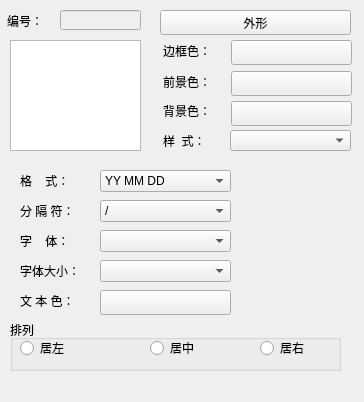
<?xml version="1.0" encoding="UTF-8"?>
<ui version="4.0">
 <class>QDateDisplayGeneralDlg</class>
 <widget class="QWidget" name="QDateDisplayGeneralDlg">
  <property name="geometry">
   <rect>
    <x>0</x>
    <y>0</y>
    <width>364</width>
    <height>402</height>
   </rect>
  </property>
  <property name="windowTitle">
   <string>Form</string>
  </property>
  <widget class="QLabel" name="label_6">
   <property name="geometry">
    <rect>
     <x>20</x>
     <y>290</y>
     <width>61</width>
     <height>21</height>
    </rect>
   </property>
   <property name="text">
    <string>文 本 色：</string>
   </property>
  </widget>
  <widget class="QLabel" name="label">
   <property name="geometry">
    <rect>
     <x>7</x>
     <y>10</y>
     <width>50</width>
     <height>21</height>
    </rect>
   </property>
   <property name="text">
    <string>编号：</string>
   </property>
  </widget>
  <widget class="QGroupBox" name="groupBox">
   <property name="geometry">
    <rect>
     <x>10</x>
     <y>320</y>
     <width>331</width>
     <height>51</height>
    </rect>
   </property>
   <property name="title">
    <string>排列</string>
   </property>
   <widget class="QRadioButton" name="Alignment_Left">
    <property name="geometry">
     <rect>
      <x>10</x>
      <y>20</y>
      <width>131</width>
      <height>16</height>
     </rect>
    </property>
    <property name="focusPolicy">
     <enum>Qt::NoFocus</enum>
    </property>
    <property name="text">
     <string>居左</string>
    </property>
   </widget>
   <widget class="QRadioButton" name="Alignment_Center">
    <property name="geometry">
     <rect>
      <x>140</x>
      <y>20</y>
      <width>111</width>
      <height>16</height>
     </rect>
    </property>
    <property name="focusPolicy">
     <enum>Qt::NoFocus</enum>
    </property>
    <property name="text">
     <string>居中</string>
    </property>
   </widget>
   <widget class="QRadioButton" name="Alignment_Right">
    <property name="geometry">
     <rect>
      <x>250</x>
      <y>20</y>
      <width>81</width>
      <height>16</height>
     </rect>
    </property>
    <property name="focusPolicy">
     <enum>Qt::NoFocus</enum>
    </property>
    <property name="text">
     <string>居右</string>
    </property>
   </widget>
  </widget>
  <widget class="QLabel" name="label_14">
   <property name="geometry">
    <rect>
     <x>20</x>
     <y>230</y>
     <width>61</width>
     <height>21</height>
    </rect>
   </property>
   <property name="text">
    <string>字    体：</string>
   </property>
  </widget>
  <widget class="QComboBox" name="Format">
   <property name="geometry">
    <rect>
     <x>100</x>
     <y>170</y>
     <width>131</width>
     <height>22</height>
    </rect>
   </property>
   <item>
    <property name="text">
     <string>YY MM DD</string>
    </property>
   </item>
   <item>
    <property name="text">
     <string>YYYY MM DD</string>
    </property>
   </item>
   <item>
    <property name="text">
     <string>MM DD YY</string>
    </property>
   </item>
   <item>
    <property name="text">
     <string>MM DD YYYY</string>
    </property>
   </item>
   <item>
    <property name="text">
     <string>DD MM YY</string>
    </property>
   </item>
   <item>
    <property name="text">
     <string>DD MM YYYY</string>
    </property>
   </item>
  </widget>
  <widget class="QLabel" name="label_13">
   <property name="geometry">
    <rect>
     <x>20</x>
     <y>170</y>
     <width>61</width>
     <height>21</height>
    </rect>
   </property>
   <property name="text">
    <string>格    式：</string>
   </property>
  </widget>
  <widget class="QLabel" name="label_20">
   <property name="geometry">
    <rect>
     <x>20</x>
     <y>260</y>
     <width>61</width>
     <height>21</height>
    </rect>
   </property>
   <property name="text">
    <string>字体大小：</string>
   </property>
  </widget>
  <widget class="QLineEdit" name="ID">
   <property name="enabled">
    <bool>false</bool>
   </property>
   <property name="geometry">
    <rect>
     <x>60</x>
     <y>10</y>
     <width>81</width>
     <height>20</height>
    </rect>
   </property>
  </widget>
  <widget class="QComboBox" name="Pattern">
   <property name="geometry">
    <rect>
     <x>230</x>
     <y>130</y>
     <width>121</width>
     <height>21</height>
    </rect>
   </property>
  </widget>
  <widget class="QPushButton" name="Frame_Color">
   <property name="geometry">
    <rect>
     <x>231</x>
     <y>40</y>
     <width>121</width>
     <height>25</height>
    </rect>
   </property>
   <property name="focusPolicy">
    <enum>Qt::NoFocus</enum>
   </property>
   <property name="text">
    <string/>
   </property>
  </widget>
  <widget class="QPushButton" name="FG_Color">
   <property name="geometry">
    <rect>
     <x>231</x>
     <y>71</y>
     <width>121</width>
     <height>25</height>
    </rect>
   </property>
   <property name="focusPolicy">
    <enum>Qt::NoFocus</enum>
   </property>
   <property name="text">
    <string/>
   </property>
  </widget>
  <widget class="QLabel" name="label_7">
   <property name="geometry">
    <rect>
     <x>163</x>
     <y>71</y>
     <width>61</width>
     <height>21</height>
    </rect>
   </property>
   <property name="text">
    <string>前景色：</string>
   </property>
  </widget>
  <widget class="QPushButton" name="BG_Color">
   <property name="geometry">
    <rect>
     <x>231</x>
     <y>101</y>
     <width>121</width>
     <height>25</height>
    </rect>
   </property>
   <property name="focusPolicy">
    <enum>Qt::NoFocus</enum>
   </property>
   <property name="text">
    <string/>
   </property>
  </widget>
  <widget class="QLabel" name="label_3">
   <property name="geometry">
    <rect>
     <x>163</x>
     <y>130</y>
     <width>61</width>
     <height>21</height>
    </rect>
   </property>
   <property name="text">
    <string>样  式：</string>
   </property>
  </widget>
  <widget class="QLabel" name="label_5">
   <property name="geometry">
    <rect>
     <x>163</x>
     <y>40</y>
     <width>61</width>
     <height>21</height>
    </rect>
   </property>
   <property name="text">
    <string>边框色：</string>
   </property>
  </widget>
  <widget class="QLabel" name="label_8">
   <property name="geometry">
    <rect>
     <x>163</x>
     <y>100</y>
     <width>61</width>
     <height>21</height>
    </rect>
   </property>
   <property name="text">
    <string>背景色：</string>
   </property>
  </widget>
  <widget class="QPushButton" name="LoadShape">
   <property name="geometry">
    <rect>
     <x>160</x>
     <y>10</y>
     <width>191</width>
     <height>25</height>
    </rect>
   </property>
   <property name="focusPolicy">
    <enum>Qt::NoFocus</enum>
   </property>
   <property name="text">
    <string>外形</string>
   </property>
  </widget>
  <widget class="QGraphicsView" name="LView">
   <property name="geometry">
    <rect>
     <x>10</x>
     <y>40</y>
     <width>131</width>
     <height>111</height>
    </rect>
   </property>
  </widget>
  <widget class="QPushButton" name="Text_Color">
   <property name="geometry">
    <rect>
     <x>100</x>
     <y>290</y>
     <width>131</width>
     <height>25</height>
    </rect>
   </property>
   <property name="focusPolicy">
    <enum>Qt::NoFocus</enum>
   </property>
   <property name="text">
    <string/>
   </property>
  </widget>
  <widget class="QLabel" name="label_15">
   <property name="geometry">
    <rect>
     <x>20</x>
     <y>200</y>
     <width>61</width>
     <height>21</height>
    </rect>
   </property>
   <property name="text">
    <string>分 隔 符：</string>
   </property>
  </widget>
  <widget class="QComboBox" name="Separative_Sign">
   <property name="geometry">
    <rect>
     <x>100</x>
     <y>200</y>
     <width>131</width>
     <height>22</height>
    </rect>
   </property>
   <item>
    <property name="text">
     <string>/</string>
    </property>
   </item>
   <item>
    <property name="text">
     <string>.</string>
    </property>
   </item>
   <item>
    <property name="text">
     <string>-</string>
    </property>
   </item>
  </widget>
  <widget class="QComboBox" name="FontSize">
   <property name="enabled">
    <bool>true</bool>
   </property>
   <property name="geometry">
    <rect>
     <x>100</x>
     <y>260</y>
     <width>131</width>
     <height>22</height>
    </rect>
   </property>
  </widget>
  <widget class="QComboBox" name="Font">
   <property name="geometry">
    <rect>
     <x>100</x>
     <y>230</y>
     <width>131</width>
     <height>22</height>
    </rect>
   </property>
  </widget>
 </widget>
 <tabstops>
  <tabstop>ID</tabstop>
  <tabstop>LView</tabstop>
  <tabstop>Pattern</tabstop>
  <tabstop>Format</tabstop>
  <tabstop>Separative_Sign</tabstop>
  <tabstop>Font</tabstop>
  <tabstop>FontSize</tabstop>
 </tabstops>
 <resources/>
 <connections/>
</ui>
